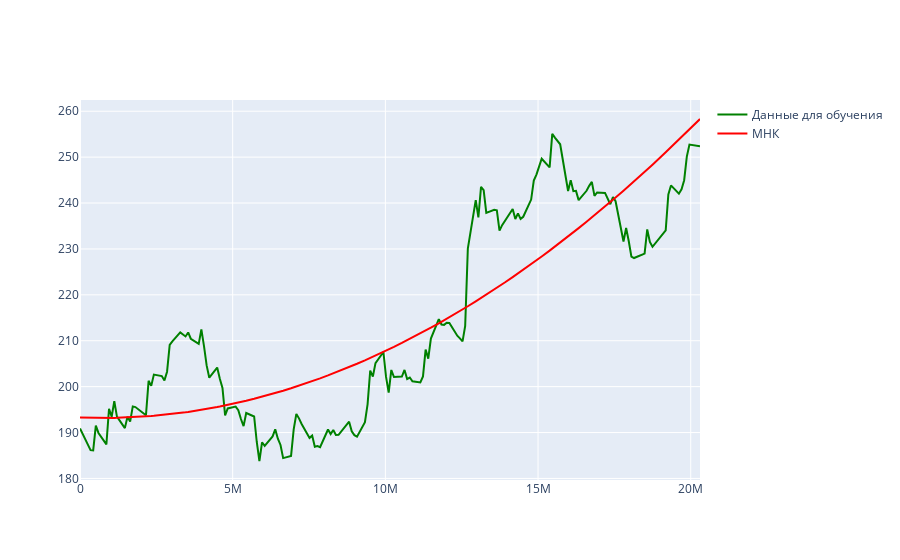

Notebook source saved alongside this figure:
### Markdown cell above
### МНК

### Code cell
from scipy.optimize import curve_fit 

def mapping_func(x, c1 , c2, c3): 
    return c1 * x**2 + c2 * x + c3 

args, covar = curve_fit(mapping_func, train_x, train_y) 

c1, c2, c3 = args[0], args[1], args[2]

res_y  = c1 * train_x**2 + c2 * train_x + c3 

fig = go.Figure()

fig.add_trace(go.Scatter(
                    x=train_x,
                    y=train_y,
                    line=dict(color='green', width=2),
                    name='Данные для обучения',
                   )
)
fig.add_trace(go.Scatter(
                    x=train_x,
                    y=res_y,
                    line=dict(color='red', width=2),
                    name='МНК',
                    )
)
fig.show()

### Figure 1 — Plotly figure (JSON) as saved in the notebook; plotly's stock layout.template omitted (floating-point values rounded to 4 significant figures; data arrays with more than 128 entries replaced by an {"elided": "..."} marker saying what was removed)
{"data": [{"line": {"color": "green", "width": 2}, "name": "Данные для обучения", "type": "scatter", "x": {"elided": "160 int values"}, "y": {"elided": "160 float values"}}, {"line": {"color": "red", "width": 2}, "name": "МНК", "type": "scatter", "x": {"elided": "160 int values"}, "y": {"elided": "160 float values"}}], "layout": {}}
